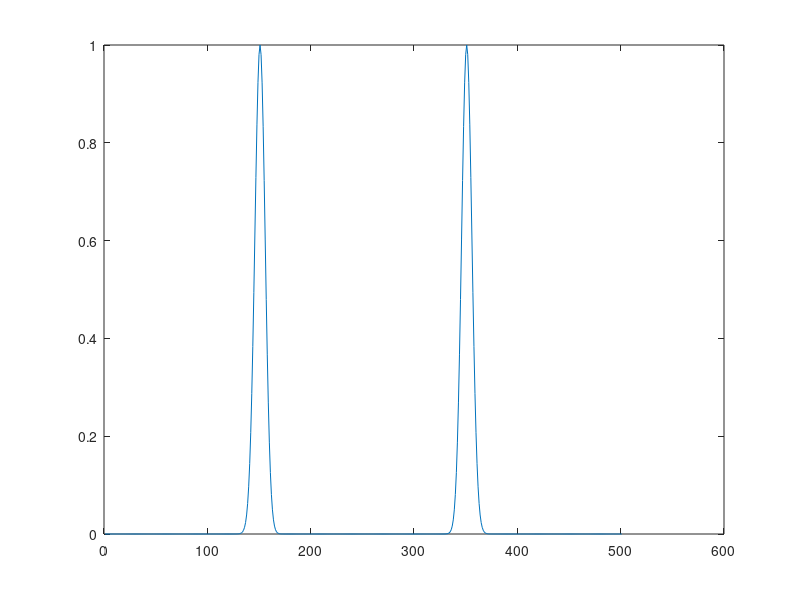
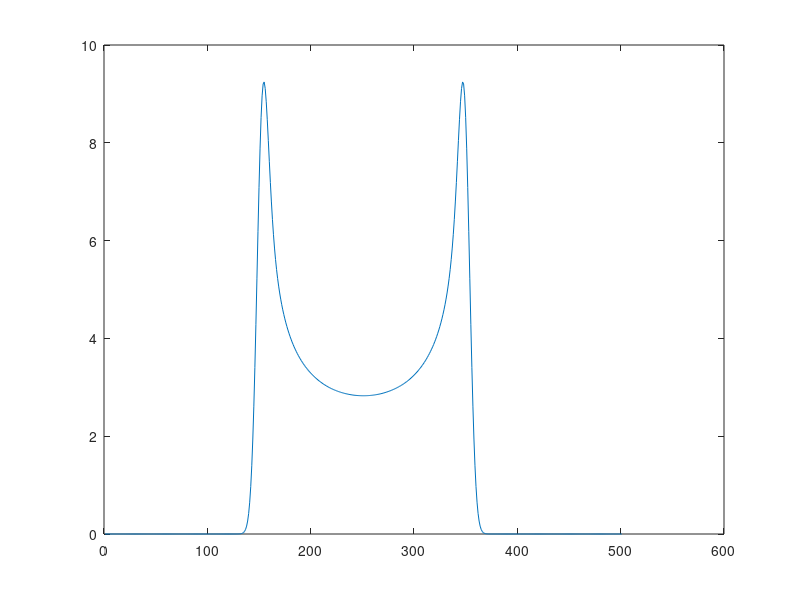

These charts were generated, in order, by the following MATLAB code: (Note: this script raises an error after producing the figures.)
close all;
clear all;
nn=10;
N=501;
Rm=fix(N/2)+1;
I=(1:N)';
R2  = 0.01*((I-Rm).^2);
R  = 0.1*(I-Rm);
M = zeros(N,3);
M(:,1)=R;
logR2=log(R2);
    
    n=nn*nn;
    pot=n*log(R2)-R2+n-n*log(n);
    pot(Rm)=double((nn==0));
    M(:,2)=exp(pot);
    M(Rm,2)=double((nn==0));
    M(:,2)=fix(10^100*M(:,2))/10^100;
    aux=zeros(N,1);
    fn=n-n*log(n);
    for k=1:n-1
        lnCnk=sum(log((k+1):n))-sum(log(1:(n-k)));
        m=1:k;
        lnP=sum(log((2*m-1)/2));
        u=-R2+fn +(n-k)*logR2+lnCnk+lnP;
        aux=aux + 2*exp(u);
    end;
    aux(Rm)=0;

    m=1:n;
    lnP=sum(log((2*m-1)/2));
    u=-R2+fn+lnP;
    aux=aux + 2*exp(u);  
    M(:,3)=2*M(:,2)+aux;
    M(:,3)=fix(10^100*M(:,3))/10^100;
figure
plot(M(:,2));
figure
plot(M(:,3));
save 'e:\bf10.dat' M -ASCII;
return
